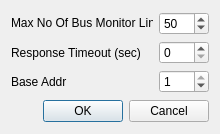
<?xml version="1.0" encoding="UTF-8"?>
<ui version="4.0">
 <class>Settings</class>
 <widget class="QDialog" name="Settings">
  <property name="geometry">
   <rect>
    <x>0</x>
    <y>0</y>
    <width>220</width>
    <height>134</height>
   </rect>
  </property>
  <property name="sizePolicy">
   <sizepolicy hsizetype="Maximum" vsizetype="Maximum">
    <horstretch>0</horstretch>
    <verstretch>0</verstretch>
   </sizepolicy>
  </property>
  <property name="minimumSize">
   <size>
    <width>220</width>
    <height>100</height>
   </size>
  </property>
  <property name="maximumSize">
   <size>
    <width>320</width>
    <height>150</height>
   </size>
  </property>
  <property name="windowTitle">
   <string>Settings</string>
  </property>
  <property name="windowIcon">
   <iconset resource="../icons/icons.qrc">
    <normaloff>:/icons/options-16.png</normaloff>:/icons/options-16.png</iconset>
  </property>
  <layout class="QVBoxLayout" name="verticalLayout">
   <item>
    <layout class="QGridLayout" name="gridLayout">
     <item row="1" column="2">
      <widget class="QSpinBox" name="sbResponseTimeout">
       <property name="minimum">
        <number>0</number>
       </property>
       <property name="maximum">
        <number>20</number>
       </property>
      </widget>
     </item>
     <item row="1" column="1">
      <widget class="QLabel" name="lblTimeout">
       <property name="text">
        <string>Response Timeout (sec)</string>
       </property>
       <property name="alignment">
        <set>Qt::AlignLeading|Qt::AlignLeft|Qt::AlignVCenter</set>
       </property>
      </widget>
     </item>
     <item row="0" column="1">
      <widget class="QLabel" name="lblMaxNoOfRawDataLines">
       <property name="sizePolicy">
        <sizepolicy hsizetype="Preferred" vsizetype="Fixed">
         <horstretch>0</horstretch>
         <verstretch>0</verstretch>
        </sizepolicy>
       </property>
       <property name="minimumSize">
        <size>
         <width>132</width>
         <height>0</height>
        </size>
       </property>
       <property name="maximumSize">
        <size>
         <width>16777215</width>
         <height>16777215</height>
        </size>
       </property>
       <property name="text">
        <string>Max No Of Bus Monitor Lines</string>
       </property>
       <property name="alignment">
        <set>Qt::AlignLeading|Qt::AlignLeft|Qt::AlignVCenter</set>
       </property>
      </widget>
     </item>
     <item row="0" column="2">
      <widget class="QSpinBox" name="sbMaxNoOfRawDataLines">
       <property name="sizePolicy">
        <sizepolicy hsizetype="Preferred" vsizetype="Fixed">
         <horstretch>0</horstretch>
         <verstretch>0</verstretch>
        </sizepolicy>
       </property>
       <property name="minimumSize">
        <size>
         <width>50</width>
         <height>0</height>
        </size>
       </property>
       <property name="maximumSize">
        <size>
         <width>75</width>
         <height>16777215</height>
        </size>
       </property>
       <property name="minimum">
        <number>1</number>
       </property>
       <property name="maximum">
        <number>500</number>
       </property>
       <property name="singleStep">
        <number>50</number>
       </property>
       <property name="value">
        <number>50</number>
       </property>
      </widget>
     </item>
     <item row="2" column="2">
      <widget class="QSpinBox" name="sbBaseAddr">
       <property name="maximum">
        <number>1</number>
       </property>
       <property name="value">
        <number>1</number>
       </property>
      </widget>
     </item>
     <item row="2" column="1">
      <widget class="QLabel" name="lblBaseAddr">
       <property name="text">
        <string>Base Addr</string>
       </property>
      </widget>
     </item>
    </layout>
   </item>
   <item>
    <widget class="QDialogButtonBox" name="buttonBox">
     <property name="orientation">
      <enum>Qt::Horizontal</enum>
     </property>
     <property name="standardButtons">
      <set>QDialogButtonBox::Cancel|QDialogButtonBox::Ok</set>
     </property>
    </widget>
   </item>
  </layout>
 </widget>
 <resources>
  <include location="../icons/icons.qrc"/>
 </resources>
 <connections>
  <connection>
   <sender>buttonBox</sender>
   <signal>accepted()</signal>
   <receiver>Settings</receiver>
   <slot>accept()</slot>
   <hints>
    <hint type="sourcelabel">
     <x>248</x>
     <y>254</y>
    </hint>
    <hint type="destinationlabel">
     <x>157</x>
     <y>274</y>
    </hint>
   </hints>
  </connection>
  <connection>
   <sender>buttonBox</sender>
   <signal>rejected()</signal>
   <receiver>Settings</receiver>
   <slot>reject()</slot>
   <hints>
    <hint type="sourcelabel">
     <x>316</x>
     <y>260</y>
    </hint>
    <hint type="destinationlabel">
     <x>286</x>
     <y>274</y>
    </hint>
   </hints>
  </connection>
 </connections>
</ui>
